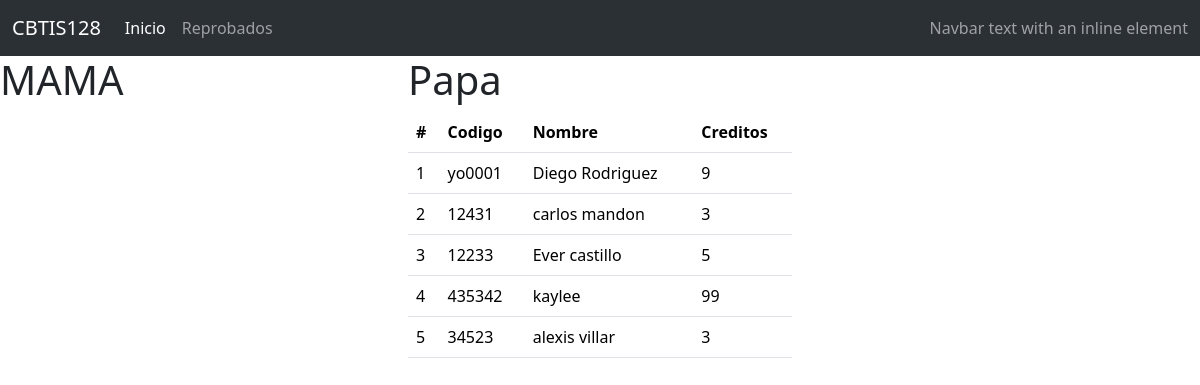
The page / on the database its author committed.
### materia_app/models.py (models this page shows, shortened)
class Materia(models.Model):
    codigo=models.CharField(primary_key=True, max_length=6)
    nombre=models.CharField(max_length=100)
    creditos=models.PositiveSmallIntegerField()

### materia_app/views.py (the view)
# urls.py: path("", views.inicio_vista, name= "inicio_vista" )
def inicio_vista(request):
    lasmaterias=Materia.objects.all()
    return render(request,"gestionarMateria.html", {"mismaterias":lasmaterias}   )

### materia_app/templates/gestionarMateria.html (shortened to what this page needs)
{% extends "base.html" %}
{% block cuerpo %}
<div class="row">
    <div class="col-sm-12 col-md-4 col-lg-4 col-xl-4">
        <h1> MAMA </h1>
    </div>
    <div class="col-sm-12 col-md-4 col-lg-4 col-xl-4">
    <h1>Papa</h1>
    <div class="table-responsive">
    <table class="table">
        <thead>
        <tr>
            <th scope="col">#</th>
            <th scope="col">Codigo</th>
            <th scope="col">Nombre</th>
            <th scope="col">Creditos</th>
        </tr>
        </thead>
        <tbody>
            {% for m in mismaterias %}
                <tr>
                    <td>{{forloop.counter}}</td>
                    <td>{{m.codigo}}</td>
                    <td>{{m.nombre}}</td>
                    <td>{{m.creditos}}</td>
                </tr>
            {% endfor %}
        </tbody>
    </table>
    </div>
</div>
{% endblock %}

### materia_app/templates/base.html (shortened to what this page needs)
<!doctype html>
<html lang="en">
  <head>
    <link href="https://cdn.jsdelivr.net/npm/bootstrap@5.3.3/dist/css/bootstrap.min.css" rel="stylesheet">
  </head>
  <body>
            <nav class="navbar navbar-expand-lg bg-body-tertiary bg-primary" data-bs-theme="dark">
                <div class="container-fluid">
                  <a class="navbar-brand" href="#">CBTIS128</a>
                  <div class="collapse navbar-collapse" id="navbarText">
                    <ul class="navbar-nav me-auto mb-2 mb-lg-0">
                      <li class="nav-item">
                        <a class="nav-link active" aria-current="page" href="#">Inicio</a>
                      </li>
                      <li class="nav-item">
                        <a class="nav-link" href="#">Reprobados</a>
                      </li>
                    </ul>
                    <span class="navbar-text">
                      Navbar text with an inline element
                    </span>
                  </div>
                </div>
              </nav>
    {% block cuerpo %}
    {% endblock %}
  </body>
</html>

### rows shown on the page
Materia: codigo "yo0001", nombre "Diego Rodriguez", creditos "9"
Materia: codigo "12431", nombre "carlos mandon", creditos "3"
Materia: codigo "12233", nombre "Ever castillo", creditos "5"
Materia: codigo "435342", nombre "kaylee", creditos "99"
Materia: codigo "34523", nombre "alexis villar", creditos "3"
